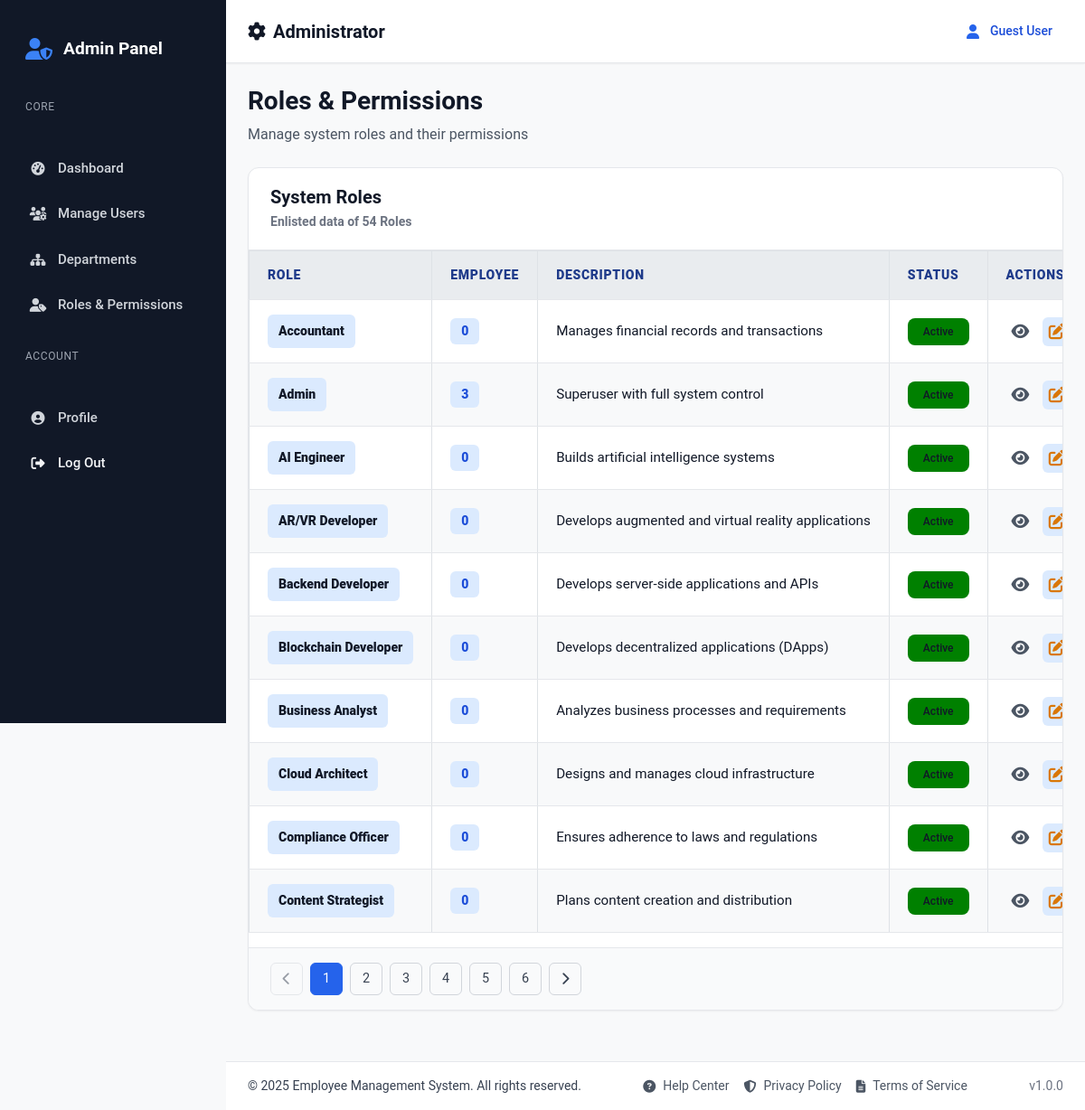
Page /backend/roles/listingRoles.php on the committed database.
### tables this page shows
CREATE TABLE `roles` (
  `id` int(11) NOT NULL,
  `name` varchar(50) NOT NULL,
  `status` enum('1','0') NOT NULL DEFAULT '1',
  `description` varchar(250) DEFAULT NULL,
  `is_deleted` enum('0','1') NOT NULL DEFAULT '0'
);

### backend/roles/listingRoles.php (the view, shortened to what this page needs)
<?php
require_once '..\..\includes\config.php';
$limit = 10;
$myPage = isset($_GET['page']) ? (int) $_GET['page'] : 1;
$offset = ($myPage - 1) * $limit;
try {
    $sql = "SELECT roles.id, roles.name AS roleName, roles.description AS roleDesc, roles.status AS roleStatus, COUNT(employee.id) AS employee_count FROM roles LEFT JOIN employee ON roles.id = employee.role GROUP BY roles.id, roles.name ORDER BY roles.name LIMIT :limit OFFSET :offset;";
    $stmt = $conn->prepare($sql);
    $stmt->bindValue(':limit', $limit, PDO::PARAM_INT);
    $stmt->bindValue(':offset', $offset, PDO::PARAM_INT);
    $stmt->execute();
    $roles = $stmt->fetchAll(PDO::FETCH_ASSOC);
} catch (PDOException $e) {
    $error_message = "Database error: " . $e->getMessage();
    $roles = [];
}
$stmt2 = $conn->query("SELECT COUNT(*) as count FROM roles");
$count = $stmt2->fetch(PDO::FETCH_ASSOC);
$allRows = $count['count'];
$allPages = ceil($allRows / $limit);
?>
<!DOCTYPE html>
<html lang="en">
<head>
    <link rel="stylesheet" href="https://cdnjs.cloudflare.com/ajax/libs/font-awesome/6.4.0/css/all.min.css">
    <link rel="stylesheet" href="..\..\css\design-system.css">
    <link rel="stylesheet" href="..\..\css\components.css">
    <link rel="stylesheet" href="..\..\css\adminpanel.css">
    <link rel="stylesheet" href="https://cdnjs.cloudflare.com/ajax/libs/font-awesome/6.4.0/css/all.min.css" />
</head>
<body class="admin-page">
    <?php include '..\navbar.php'; ?>
    <?php include '..\sidebar.php' ?>
    <main class="admin-main-content">
        <div class="admin-container">
            <div class="admin-page-header">
                <div class="header-title">
                    <h1>Roles & Permissions</h1>
                    <p>Manage system roles and their permissions</p>
                </div>
            </div>
            <div class="admin-table-container">
                <div class="table-header">
                    <div class="table-title">
                        <h2>System Roles</h2>
                        <p>Enlisted data of <?php echo $count['count']; ?> Roles</p>
                    </div>
                </div>
                <?php if (count($roles) > 0): ?>
                    <div class="table-responsive">
                        <table class="admin-table">
                            <thead>
                                <tr>
                                    <th style="font-weight: 900; color: var(--primary-900); font-size: var(--text-sm);">Role
                                    </th>
                                    <th style="font-weight: 900; color: var(--primary-900); font-size: var(--text-sm);">
                                        Employee</th>
                                    <th style="font-weight: 900; color: var(--primary-900); font-size: var(--text-sm);">
                                        Description</th>
                                    <th style="font-weight: 900; color: var(--primary-900); font-size: var(--text-sm);">
                                        Status</th>
                                    <th style="font-weight: 900; color: var(--primary-900); font-size: var(--text-sm);">
                                        Actions</th>
                                </tr>
                            </thead>
                            <tbody>
                                <?php foreach ($roles as $role): ?>
                                    <tr>
                                        <td>
                                            <span
                                                style="display: inline-flex; align-items: center; padding: var(--space-2) var(--space-3); background: var(--primary-100); color: var(--gray-900); border-radius: var(--radius-md); font-size: var(--text-sm); font-weight: 900;">
                                                <?php echo htmlspecialchars($role['roleName']); ?>
                                            </span>
                                        </td>
                                        <td>
                                            <span
                                                style="display: inline-flex; align-items: center; gap: var(--space-2); padding: var(--space-1) var(--space-3); background: var(--primary-100); color: var(--primary-700); border-radius: var(--radius-md); font-size: var(--text-sm); font-weight: 900;">
                                                <?php echo htmlspecialchars($role['employee_count']); ?>
                                            </span>
                                        </td>
                                        <td>
                                            <?php echo htmlspecialchars($role['roleDesc']); ?>
                                        </td>
                                        <td>
                                            <div class="action-buttons">
                                                <form action="" method="POST">
                                                    <?php if ($role['roleStatus'] == '1') { ?>
                                                        <button class="btn btn-sm success"
                                                            style="background-color: green;">Active</button>
                                                    <?php } else { ?>
                                                        <button class="btn btn-sm danger"
                                                            style="background-color: red;">Inactive</button>
                                                    <?php } ?>
                                                </form>
                                            </div>
                                        </td>
                                        <td>
                                            <div class="action-buttons">
                                                <button class="action-btn view-role-btn" title="View"
                                                    data-id="<?= $role['id'] ?>">
                                                    <i class="fas fa-eye"></i>
                                                </button>
                                                <button class="action-btn edit" title="Edit">
                                                    <i class="fas fa-edit"></i>
                                                </button>
                                            </div>
                                        </td>
                                    </tr>
                                <?php endforeach; ?>
                            </tbody>
                        </table>
                    </div>
                <?php else: ?>
                    <p>No roles found.</p>
                <?php endif; ?>
                <div class="table-footer">
                    <div class="table-pagination">
                        <?php if ($myPage > 1): ?>
                            <a href="?page=<?= $myPage - 1 ?>" class="pagination-btn"><i
                                    class="fas fa-chevron-left"></i></a>
                        <?php else: ?>
                            <button class="pagination-btn" disabled><i class="fas fa-chevron-left"></i></button>
                        <?php endif; ?>
                        <?php for ($i = 1; $i <= $allPages; $i++): ?>
                            <?php if ($i == $myPage): ?>
                                <button class="pagination-btn active"><?= $i ?></button>
                            <?php else: ?>
                                <a href="?page=<?= $i ?>" class="pagination-btn"><?= $i ?></a>
                            <?php endif; ?>
                        <?php endfor; ?>
                        <?php if ($myPage < $allPages): ?>
                            <a href="?page=<?= $myPage + 1 ?>" class="pagination-btn"><i
                                    class="fas fa-chevron-right"></i></a>
                        <?php else: ?>
                            <button class="pagination-btn" disabled><i class="fas fa-chevron-right"></i></button>
                        <?php endif; ?>
                    </div>
                </div>
            </div>
        </div>
    </main>
    <?php include '../footer.php'; ?>
    <link href="https://cdn.jsdelivr.net/npm/tailwindcss@2.2.19/dist/tailwind.min.css" rel="stylesheet">
</body>
</html>

### css/design-system.css (style rules this page uses)
:root { --primary-50: #eff6ff; --primary-100: #dbeafe; --primary-200: #bfdbfe; --primary-300: #93c5fd; --primary-400: #60a5fa; --primary-500: #3b82f6; --primary-600: #2563eb; --primary-700: #1d4ed8; --primary-800: #1e40af; --primary-900: #1e3a8a; --gray-50: #f9fafb; --gray-100: #f3f4f6; --gray-200: #e5e7eb; --gray-300: #d1d5db; --gray-400: #9ca3af; --gray-500: #6b7280; --gray-600: #4b5563; --gray-700: #374151; --gray-800: #1f2937; --gray-900: #111827; --success-50: #f0fdf4; --success-500: #22c55e; --success-600: #16a34a; --error-50: #fef2f2; --error-500: #ef4444; --error-600: #dc2626; --warning-50: #fffbeb; --warning-500: #f59e0b; --warning-600: #d97706; --font-family-sans: "Inter", -fapple-system, BlinkMacSystemFont, "Segoe UI", Roboto, sans-serif; --font-family-mono: "JetBrains Mono", "Fira Code", Consolas, monospace; --text-xs: 0.75rem; --text-sm: 0.875rem; --text-base: 1rem; --text-lg: 1.125rem; --text-xl: 1.25rem; --text-2xl: 1.5rem; --text-3xl: 1.875rem; --text-4xl: 2.25rem; --space-1: 0.25rem; --space-2: 0.5rem; --space-3: 0.75rem; --space-4: 1rem; --space-5: 1.25rem; --space-6: 1.5rem; --space-8: 2rem; --space-10: 2.5rem; --space-12: 3rem; --space-16: 4rem; --space-20: 5rem; --radius-sm: 0.25rem; --radius-md: 0.375rem; --radius-lg: 0.5rem; --radius-xl: 0.75rem; --radius-2xl: 1rem; --shadow-sm: 0 1px 2px 0 rgb(0 0 0 / 0.05); --shadow-md: 0 4px 6px -1px rgb(0 0 0 / 0.1), 0 2px 4px -2px rgb(0 0 0 / 0.1); --shadow-lg: 0 10px 15px -3px rgb(0 0 0 / 0.1), 0 4px 6px -4px rgb(0 0 0 / 0.1); --shadow-xl: 0 20px 25px -5px rgb(0 0 0 / 0.1), 0 8px 10px -6px rgb(0 0 0 / 0.1); --transition-fast: 150ms cubic-bezier(0.4, 0, 0.2, 1); --transition-normal: 300ms cubic-bezier(0.4, 0, 0.2, 1); --transition-slow: 500ms cubic-bezier(0.4, 0, 0.2, 1); }
*, *::before, *::after { box-sizing: border-box; margin: 0; padding: 0; }
html { font-size: 16px; line-height: 1.5; -webkit-font-smoothing: antialiased; -moz-osx-font-smoothing: grayscale; }
body { font-family: var(--font-family-sans); font-size: var(--text-base); line-height: 1.6; color: var(--gray-900); background-color: var(--gray-50); min-height: 100vh; }
h1, h2, h3, h4, h5, h6 { font-weight: 600; line-height: 1.25; color: var(--gray-900); }
h1 { font-size: var(--text-4xl); }
h2 { font-size: var(--text-3xl); }
p { margin-bottom: var(--space-4); color: var(--gray-700); }
a { color: var(--primary-600); text-decoration: none; transition: color var(--transition-fast); }
.btn { display: inline-flex; align-items: center; justify-content: center; gap: var(--space-2); padding: var(--space-3) var(--space-6); font-size: var(--text-sm); font-weight: 500; line-height: 1; border: 1px solid transparent; border-radius: var(--radius-lg); cursor: pointer; transition: all var(--transition-fast); text-decoration: none; white-space: nowrap; }
.btn-sm { padding: var(--space-2) var(--space-4); font-size: var(--text-xs); }

### css/components.css (style rules this page uses)
.table-header { padding: var(--space-6); border-bottom: 1px solid var(--gray-200); display: flex; align-items: center; justify-content: space-between; flex-wrap: wrap; gap: var(--space-4); }
.table-title { font-size: var(--text-xl); font-weight: 600; color: var(--gray-900); margin: 0; }
.action-btn { display: inline-flex; align-items: center; justify-content: center; width: 32px; height: 32px; border: none; border-radius: var(--radius-md); cursor: pointer; transition: all var(--transition-fast); font-size: var(--text-sm); }
.action-btn.edit { background: var(--primary-100); color: var(--primary-600); }
.table-footer { padding: var(--space-4) var(--space-6); background: var(--gray-50); border-top: 1px solid var(--gray-200); display: flex; align-items: center; justify-content: space-between; font-size: var(--text-sm); color: var(--gray-600); }

### rows in the picture
roles: name "Accountant", employee_count "0", description "Manages financial records and transactions", status "Active"
roles: name "Admin", employee_count "3", description "Superuser with full system control", status "Active"
roles: name "AI Engineer", employee_count "0", description "Builds artificial intelligence systems", status "Active"
roles: name "AR/VR Developer", employee_count "0", description "Develops augmented and virtual reality applications", status "Active"
roles: name "Backend Developer", employee_count "0", description "Develops server-side applications and APIs", status "Active"
roles: name "Blockchain Developer", employee_count "0", description "Develops decentralized applications (DApps)", status "Active"
roles: name "Business Analyst", employee_count "0", description "Analyzes business processes and requirements", status "Active"
roles: name "Cloud Architect", employee_count "0", description "Designs and manages cloud infrastructure", status "Active"
roles: name "Compliance Officer", employee_count "0", description "Ensures adherence to laws and regulations", status "Active"
roles: name "Content Strategist", employee_count "0", description "Plans content creation and distribution", status "Active"

### other values in the picture
$count['count'] "54"
